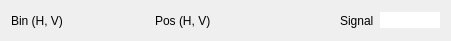
    <widget class="QWidget" name="horizontalLayoutWidget_4">
     <property name="geometry">
      <rect>
       <x>90</x>
       <y>540</y>
       <width>451</width>
       <height>41</height>
      </rect>
     </property>
     <layout class="QHBoxLayout" name="horizontalLayout_25">
      <item>
       <widget class="QLabel" name="label_11">
        <property name="text">
         <string>Bin (H, V)</string>
        </property>
       </widget>
      </item>
      <item>
       <widget class="QLineEdit" name="s3d_lineEdit_bin">
        <property name="minimumSize">
         <size>
          <width>80</width>
          <height>0</height>
         </size>
        </property>
        <property name="maximumSize">
         <size>
          <width>70</width>
          <height>16777215</height>
         </size>
        </property>
        <property name="styleSheet">
         <string notr="true">border: none;
color: CornflowerBlue;
background-color: rgba(0, 0, 0, 0); 
</string>
        </property>
        <property name="alignment">
         <set>Qt::AlignCenter</set>
        </property>
        <property name="readOnly">
         <bool>true</bool>
        </property>
       </widget>
      </item>
      <item>
       <widget class="QLabel" name="label_12">
        <property name="text">
         <string>Pos (H, V)</string>
        </property>
       </widget>
      </item>
      <item>
       <widget class="QLineEdit" name="s3d_lineEdit_pos">
        <property name="styleSheet">
         <string notr="true">border: none;
color: CornflowerBlue;
background: transparent;

</string>
        </property>
        <property name="alignment">
         <set>Qt::AlignCenter</set>
        </property>
        <property name="readOnly">
         <bool>true</bool>
        </property>
       </widget>
      </item>
      <item>
       <widget class="QLabel" name="label_13">
        <property name="text">
         <string>Signal</string>
        </property>
       </widget>
      </item>
      <item>
       <widget class="QLineEdit" name="s3d_lineEdit_signal">
        <property name="minimumSize">
         <size>
          <width>60</width>
          <height>0</height>
         </size>
        </property>
        <property name="maximumSize">
         <size>
          <width>60</width>
          <height>16777215</height>
         </size>
        </property>
        <property name="sizeIncrement">
         <size>
          <width>60</width>
          <height>0</height>
         </size>
        </property>
        <property name="styleSheet">
         <string notr="true">border: none;
color: CornflowerBlue;</string>
        </property>
        <property name="alignment">
         <set>Qt::AlignCenter</set>
        </property>
        <property name="readOnly">
         <bool>true</bool>
        </property>
       </widget>
      </item>
     </layout>
    </widget>
